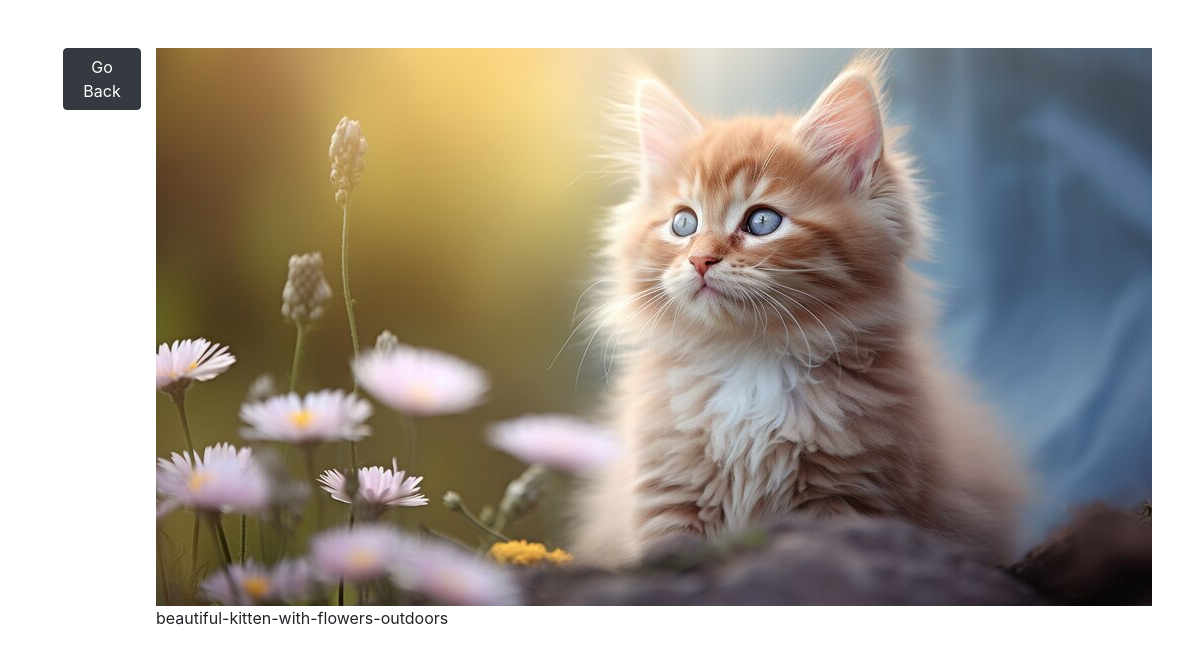
/photo/4/, run on the app's committed database.
### photos/models.py (models this page shows, shortened)
class Photo(models.Model):
     category = models.ForeignKey(Category, on_delete=models.SET_NULL, null=True, blank=True)
     image = models.ImageField(max_length=500, null=False, blank=False)
     description = models.TextField()

### photos/views.py (the view)
# urls.py: path('photo/<str:pk>/', views.viewPhoto, name='photo'),
def viewPhoto(request, pk):
    photo = Photo.objects.get(id=pk)
    return render(request, 'photo.html', {'photo': photo})

### photos/templates/photo.html (shortened to what this page needs)
<!DOCTYPE html>
<html lang="en">
<head>
    <link rel="stylesheet" href="https://cdn.jsdelivr.net/npm/bootstrap@4.5.3/dist/css/bootstrap.min.css">
</head>
<body class="m-5">
    <div class="container">
        <div class="row justify-content-center">
            <Div class="col">
                <a href="{% url 'gallery' %}" class="btn btn-dark">Go Back</a>
            </Div>
            <div style="height: 90vh;">
            <img style="max-width: 100%;max-height: 100%;" src="{{ photo.image.url}}">
            <p>{{ photo.description }}</p>
        </div>
        </div>
    </div>
</body>
</html>

### data on the page
Photo: image (picture), description "beautiful-kitten-with-flowers-outdoors"
